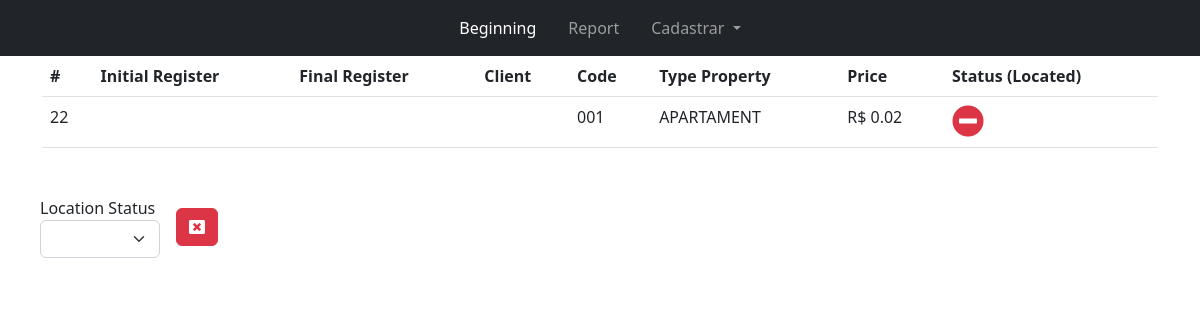
The page /reports/ on the database its author committed.
### app/models.py (models this page shows, shortened)
class Property(models.Model):
    address = models.CharField(max_length=200)
    code = models.CharField(max_length=50)
    is_locate = models.BooleanField(default=False)
    price = models.DecimalField(max_digits=6, decimal_places=2)
    type_item = models.CharField(max_length=50, choices=TypeProperty.choices)
    class Meta:
        verbose_name = 'Property'
        verbose_name_plural = 'Properties'
        ordering = ['-id']

### app/views.py (the view)
# urls.py: path('reports/', app.views.report, name='reports'),
def report(request):
    property = Property.objects.all()
    is_located = request.GET.get('is_locate')
    if is_located:
        property = Property.objects.filter(is_locate=is_located)
    return render(request, 'report.html', {'property': property})

### app/templates/report.html (shortened to what this page needs)
{% extends 'base.html' %}
{% block content %}
<div class="container">
    <table class="table">
        <thead>
            <tr>
                <th scope="col">#</th>
                <th scope="col">Initial Register</th>
                <th scope="col">Final Register</th>
                <th scope="col">Client</th>
                <th scope="col">Code</th>
                <th scope="col">Type Property</th>
                <th scope="col">Price</th>
                <th scope="col">Status (Located)</th>
            </tr>
        </thead>
        <tbody>
            {% for immobile in property %}
            <tr>
                <td scope="row">{{immobile.id}}</td>
                <td scope="row">{% for location in immobile.property_location.all %}{{location.dt_start|date:"d/m/Y"}}{% endfor %}</td>
                <td scope="row">{% for location in immobile.property_location.all %}{{location.dt_end|date:"d/m/Y"}}{% endfor %}</td>
                <td scope="row">{% for location in immobile.property_location.all %}{{location.client}}{% endfor %}</td>
                <td scope="row">{{immobile.code}}</td>
                <td scope="row">{{immobile.type_item}}</td>
                <td scope="row">R$ {{immobile.price}}</td>
                <td scope="row">
                    {% if immobile.is_locate == True %}
                    <i class="fas fa-check-circle fa-2x link-success"></i>
                    {% else %}
                    <i class="fas fa-minus-circle fa-2x link-danger"></i>
                    {% endif %}
                </td>
            </tr>
            {% endfor %}
        </tbody>
    </table>
</div>
<div class="row g-3 align-items-center m-3 p-3">
    <div class="col-auto">
        <form action="{% url 'reports' %}">
            <label>Location Status</label>
            <select name="is_locate" class="form-select" onchange="this.form.submit()">
                <option></option>
                <option value="True" {% if request.GET.is_locate == 'True' %}selected{% endif %}>LOCATED</option>
            </select>
        </form>
    </div>
    <div class="col-auto">
        <a class="btn btn-danger" href="{% url 'reports' %}"><i class="fas fa-window-close"></i></a>
    </div>
</div>
{% endblock %}

### rows shown on the page
Property: id "22", code "001", type_item "APARTAMENT", price "0.02", is_locate False (drawn)
